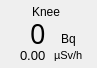
        <widget class="QFrame" name="cps_frame_m14">
         <property name="geometry">
          <rect>
           <x>56</x>
           <y>409</y>
           <width>97</width>
           <height>68</height>
          </rect>
         </property>
         <property name="toolTip">
          <string>&lt;html&gt;&lt;head/&gt;&lt;body&gt;&lt;p&gt;Module 14&lt;/p&gt;&lt;/body&gt;&lt;/html&gt;</string>
         </property>
         <property name="frameShape">
          <enum>QFrame::NoFrame</enum>
         </property>
         <property name="frameShadow">
          <enum>QFrame::Plain</enum>
         </property>
         <widget class="QWidget" name="layoutWidget_6">
          <property name="geometry">
           <rect>
            <x>4</x>
            <y>3</y>
            <width>86</width>
            <height>59</height>
           </rect>
          </property>
          <layout class="QVBoxLayout" name="verticalLayout_10">
           <property name="spacing">
            <number>0</number>
           </property>
           <item alignment="Qt::AlignHCenter">
            <widget class="QLabel" name="bodypart_m14">
             <property name="text">
              <string>Knee</string>
             </property>
            </widget>
           </item>
           <item>
            <layout class="QGridLayout" name="gridLayout_8">
             <property name="leftMargin">
              <number>0</number>
             </property>
             <property name="rightMargin">
              <number>0</number>
             </property>
             <property name="bottomMargin">
              <number>0</number>
             </property>
             <property name="spacing">
              <number>2</number>
             </property>
             <item row="1" column="1" alignment="Qt::AlignHCenter">
              <widget class="QLabel" name="uSv_label_m14">
               <property name="font">
                <font>
                 <pointsize>8</pointsize>
                </font>
               </property>
               <property name="text">
                <string>µSv/h</string>
               </property>
              </widget>
             </item>
             <item row="0" column="1" alignment="Qt::AlignHCenter|Qt::AlignBottom">
              <widget class="QLabel" name="cps_label_m14">
               <property name="text">
                <string>Bq</string>
               </property>
              </widget>
             </item>
             <item row="0" column="0" alignment="Qt::AlignRight">
              <widget class="QLabel" name="CPS_m14">
               <property name="minimumSize">
                <size>
                 <width>0</width>
                 <height>26</height>
                </size>
               </property>
               <property name="maximumSize">
                <size>
                 <width>16777215</width>
                 <height>26</height>
                </size>
               </property>
               <property name="font">
                <font>
                 <family>Arial Black</family>
                 <pointsize>20</pointsize>
                 <weight>50</weight>
                 <bold>false</bold>
                </font>
               </property>
               <property name="text">
                <string>0</string>
               </property>
              </widget>
             </item>
             <item row="1" column="0" alignment="Qt::AlignRight">
              <widget class="QLabel" name="uSv_m14">
               <property name="minimumSize">
                <size>
                 <width>0</width>
                 <height>14</height>
                </size>
               </property>
               <property name="maximumSize">
                <size>
                 <width>16777215</width>
                 <height>14</height>
                </size>
               </property>
               <property name="font">
                <font>
                 <pointsize>10</pointsize>
                </font>
               </property>
               <property name="text">
                <string>0.00</string>
               </property>
              </widget>
             </item>
            </layout>
           </item>
          </layout>
         </widget>
         <widget class="QLabel" name="cps_bg_m14">
          <property name="geometry">
           <rect>
            <x>2</x>
            <y>2</y>
            <width>91</width>
            <height>62</height>
           </rect>
          </property>
          <property name="frameShadow">
           <enum>QFrame::Sunken</enum>
          </property>
          <property name="text">
           <string/>
          </property>
          <property name="pixmap">
           <pixmap resource="RadMaster 3000+ v0.1/resources.qrc">:/bg/resources/bg/cps_frame.png</pixmap>
          </property>
          <property name="scaledContents">
           <bool>true</bool>
          </property>
         </widget>
         <zorder>cps_bg_m14</zorder>
         <zorder>layoutWidget_6</zorder>
        </widget>
